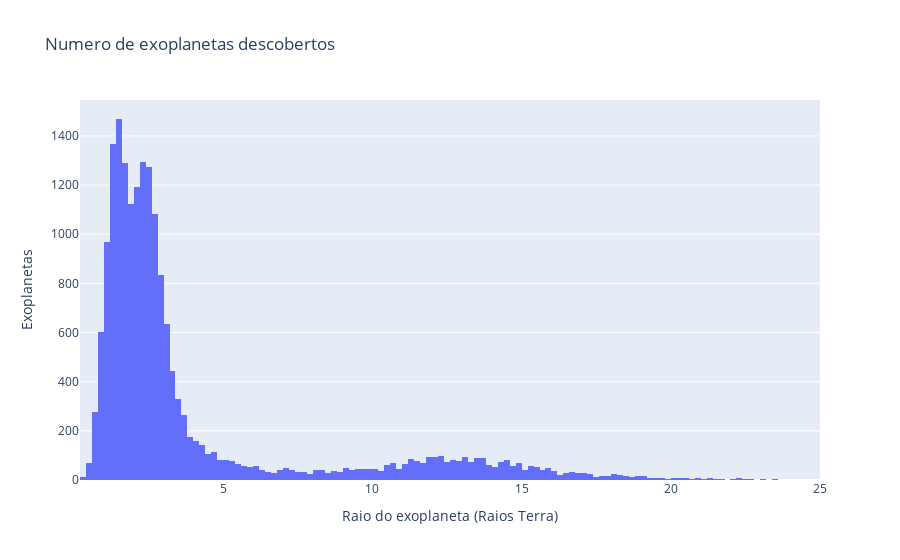

This figure's notebook cell:
### Markdown cell above
Agora estamos prontos para gerar alguns graficos

### Code cell
# histograma simples do raio planetario
title ='Numero de exoplanetas descobertos'
labels = {
    'pl_rade':'Raio do exoplaneta (Raios Terra)'
}
fig = px.histogram(df_exopl[df_exopl['pl_rade'] < 25], 
                    x='pl_rade',
                    title=title,
                    labels=labels,)
fig.update_layout(yaxis_title = 'Exoplanetas')
fig.show()

### Figure 1 — Plotly figure (JSON) as saved in the notebook; plotly's stock layout.template omitted (floating-point values rounded to 4 significant figures; data arrays with more than 128 entries replaced by an {"elided": "..."} marker saying what was removed)
{"data": [{"bingroup": "x", "hovertemplate": "Raio do exoplaneta (Raios Terra)=%{x}<br>count=%{y}<extra></extra>", "legendgroup": "", "marker": {"color": "#636efa", "pattern": {"shape": ""}}, "name": "", "orientation": "v", "showlegend": false, "type": "histogram", "x": {"elided": "18935 float values"}, "xaxis": "x", "yaxis": "y"}], "layout": {"barmode": "relative", "legend": {"tracegroupgap": 0}, "title": {"text": "Numero de exoplanetas descobertos"}, "xaxis": {"anchor": "y", "domain": [0, 1], "title": {"text": "Raio do exoplaneta (Raios Terra)"}}, "yaxis": {"anchor": "x", "domain": [0, 1], "title": {"text": "Exoplanetas"}}}}
